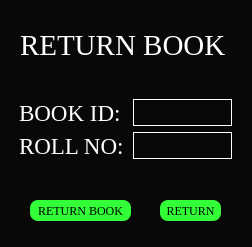
<?xml version="1.0" encoding="UTF-8"?>
<ui version="4.0">
 <class>Add_Book</class>
 <widget class="QMainWindow" name="Add_Book">
  <property name="geometry">
   <rect>
    <x>0</x>
    <y>0</y>
    <width>252</width>
    <height>247</height>
   </rect>
  </property>
  <property name="windowTitle">
   <string>MainWindow</string>
  </property>
  <property name="styleSheet">
   <string notr="true">background-color: rgb(8, 8, 8);
font-family: Times New Roman;
COLOR: WHITE

</string>
  </property>
  <widget class="QWidget" name="centralwidget">
   <widget class="QFrame" name="formFrame">
    <property name="geometry">
     <rect>
      <x>10</x>
      <y>90</y>
      <width>231</width>
      <height>91</height>
     </rect>
    </property>
    <property name="font">
     <font>
      <family>Times New Roman</family>
      <pointsize>15</pointsize>
     </font>
    </property>
    <layout class="QFormLayout" name="formLayout">
     <item row="0" column="0">
      <widget class="QLabel" name="bookIdLabel">
       <property name="font">
        <font>
         <family>Times New Roman</family>
         <pointsize>17</pointsize>
        </font>
       </property>
       <property name="text">
        <string>BOOK ID: </string>
       </property>
      </widget>
     </item>
     <item row="0" column="1">
      <widget class="QLineEdit" name="txtbookid">
       <property name="font">
        <font>
         <family>Times New Roman</family>
         <pointsize>15</pointsize>
        </font>
       </property>
       <property name="styleSheet">
        <string notr="true">QLineEdit{
	border: 1px solid white;

}</string>
       </property>
      </widget>
     </item>
     <item row="1" column="0">
      <widget class="QLabel" name="nAMELabel">
       <property name="font">
        <font>
         <family>Times New Roman</family>
         <pointsize>17</pointsize>
        </font>
       </property>
       <property name="text">
        <string>ROLL NO:</string>
       </property>
      </widget>
     </item>
     <item row="1" column="1">
      <widget class="QLineEdit" name="txtrollno">
       <property name="font">
        <font>
         <family>Times New Roman</family>
         <pointsize>15</pointsize>
        </font>
       </property>
       <property name="styleSheet">
        <string notr="true">QLineEdit{
	border: 1px solid white;

}</string>
       </property>
      </widget>
     </item>
    </layout>
   </widget>
   <widget class="QLabel" name="label">
    <property name="geometry">
     <rect>
      <x>20</x>
      <y>20</y>
      <width>211</width>
      <height>51</height>
     </rect>
    </property>
    <property name="font">
     <font>
      <family>Times New Roman</family>
      <pointsize>22</pointsize>
     </font>
    </property>
    <property name="text">
     <string>RETURN BOOK</string>
    </property>
   </widget>
   <widget class="QToolButton" name="btn_returnbook">
    <property name="geometry">
     <rect>
      <x>30</x>
      <y>200</y>
      <width>101</width>
      <height>21</height>
     </rect>
    </property>
    <property name="styleSheet">
     <string notr="true">QToolButton { 
	background-color: #33ff39;
	border: 2px;
	border-radius: 8px;
	FONT: 12PX;
	COLOR: BLACK;

					
 }

QToolButton:pressed {
    background-color: qlineargradient(x1: 0, y1: 0, x2: 0, y2: 1,
                                      stop: 0 #dadbde, stop: 1 #f6f7fa);}</string>
    </property>
    <property name="text">
     <string>RETURN BOOK</string>
    </property>
   </widget>
   <widget class="QToolButton" name="btn_return">
    <property name="geometry">
     <rect>
      <x>160</x>
      <y>200</y>
      <width>61</width>
      <height>21</height>
     </rect>
    </property>
    <property name="styleSheet">
     <string notr="true">QToolButton { 
	background-color: #33ff39;
	border: 2px;
	border-radius: 8px;
	FONT: 12PX;
	COLOR: BLACK;

					
 }

QToolButton:pressed {
    background-color: qlineargradient(x1: 0, y1: 0, x2: 0, y2: 1,
                                      stop: 0 #dadbde, stop: 1 #f6f7fa);}</string>
    </property>
    <property name="text">
     <string>RETURN</string>
    </property>
   </widget>
  </widget>
 </widget>
 <resources/>
 <connections/>
</ui>
